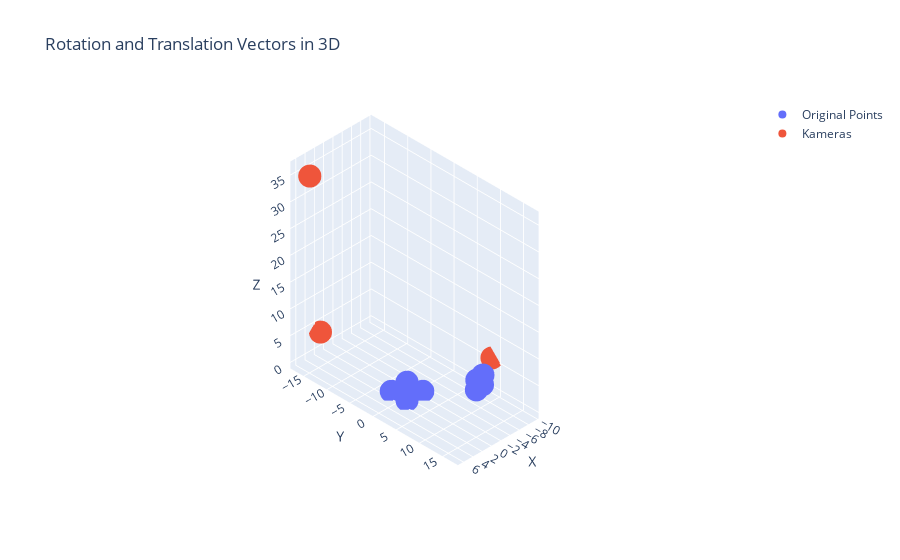

Write notebook code for a chart like this one.
### Code cell
def wolke_zeigen(coords, pictures):

    # pip install plotly

    import plotly.graph_objs as go

    coords_img = []
    for _, p in pictures.dropna().iterrows():
        rt = p[['r1', 'r2', 'r3']].to_numpy(dtype=np.float64)
        R = cv2.Rodrigues(rt)[0]
        R = np.linalg.inv(R)
        t = p[['t1', 't2', 't3']].to_numpy(dtype=np.float64).T
        t = -R@t
        coords_img.append(t)
    coords_img = np.array(coords_img)
    layout = go.Layout(
        scene=dict(
            aspectmode='data'
        ))
    # Create a 3D scatter plot
    fig = go.Figure(data=[go.Scatter3d(x=coords['x'], y=coords['y'], z=coords['z'], mode='markers', name='Original Points'),
                          go.Scatter3d(x=coords_img[:, 0], y=coords_img[:, 1], z=coords_img[:, 2],
                                       mode='markers', name='Kameras')], layout=layout)

    # Add labels to the plot
    fig.update_layout(scene=dict(xaxis_title='X', yaxis_title='Y', zaxis_title='Z'),
                      title='Rotation and Translation Vectors in 3D')
    fig.layout.scene.camera.projection.type = "orthographic"
    fig.show()


wolke_zeigen(coords, pictures)

### Figure 1 — Plotly figure (JSON) as saved in the notebook; plotly's stock layout.template omitted (floating-point values rounded to 4 significant figures)
{"data": [{"mode": "markers", "name": "Original Points", "type": "scatter3d", "x": [-1.7, 1.7, 1.7, -1.7, 2.208, 0.5602, 0.3947, 2.039], "y": [1.7, 1.7, -1.7, -1.7, 17.18, 16.85, 16.78, 17.11], "z": [0, 0, 0, 0, 9.947, 9.91, 11.62, 11.67]}, {"mode": "markers", "name": "Kameras", "type": "scatter3d", "x": [-9.738, 1.834, 6.67], "y": [8.607, -16.84, -14.31], "z": [5.671, 3.55, 36.4]}], "layout": {"scene": {"aspectmode": "data", "camera": {"projection": {"type": "orthographic"}}, "xaxis": {"title": {"text": "X"}}, "yaxis": {"title": {"text": "Y"}}, "zaxis": {"title": {"text": "Z"}}}, "title": {"text": "Rotation and Translation Vectors in 3D"}}}
